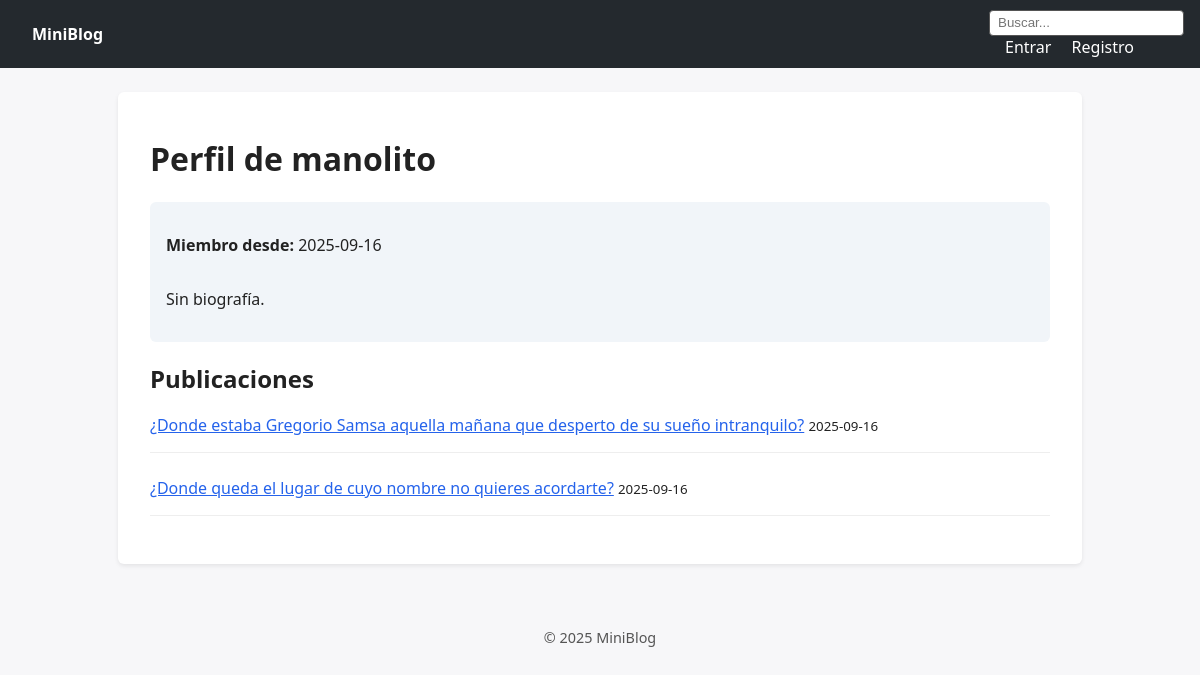
The page /u/manolito on the database its author committed.
### main.py (models this page shows, shortened)
class User(db.Model):
	id = db.Column(db.Integer, primary_key=True)
	username = db.Column(db.String(50), unique=True, nullable=False)
	email = db.Column(db.String(120), unique=True, nullable=False)
	password_hash = db.Column(db.String(255), nullable=False)
	created_at = db.Column(db.DateTime, default=datetime.utcnow)
	bio = db.Column(db.Text, default="")
	posts = db.relationship("Post", backref="author", lazy=True, cascade="all, delete-orphan")
	comments = db.relationship("Comment", backref="author", lazy=True, cascade="all, delete-orphan")

class Post(db.Model):
	id = db.Column(db.Integer, primary_key=True)
	title = db.Column(db.String(150), nullable=False)
	content = db.Column(db.Text, nullable=False)
	created_at = db.Column(db.DateTime, default=datetime.utcnow, index=True)
	updated_at = db.Column(db.DateTime, default=datetime.utcnow, onupdate=datetime.utcnow)
	user_id = db.Column(db.Integer, db.ForeignKey("user.id"), nullable=False, index=True)
	comments = db.relationship("Comment", backref="post", lazy=True, cascade="all, delete-orphan")

### main.py (the view, shortened to what this page needs)
@app.route("/u/<username>", methods=["GET", "POST"])
def profile(username: str):
	user = User.query.filter_by(username=username).first_or_404()
	posts = Post.query.filter_by(author=user).order_by(Post.created_at.desc()).all()
	return render_template("profile.html", profile_user=user, posts=posts, user=current_user())

### main.py (called while the page is built)
def current_user() -> Optional[User]:
	uid = session.get("user_id")
	if uid is None:
		return None
	return User.query.get(uid)

@app.context_processor
def inject_globals():
	return {"current_user": current_user(), "now": datetime.utcnow()}

### templates/profile.html (shortened to what this page needs)
{% extends 'layout.html' %}
{% block content %}
<h1>Perfil de {{ profile_user.username }}</h1>
<div class="profile-box">
  <p><strong>Miembro desde:</strong> {{ profile_user.created_at.strftime('%Y-%m-%d') }}</p>
  <form method="post" class="form">
    {% if current_user and current_user.id == profile_user.id %}
      <label>Biografía
        <textarea name="bio" rows="4">{{ profile_user.bio }}</textarea>
      </label>
      <button type="submit">Guardar</button>
    {% else %}
      <p>{{ profile_user.bio or 'Sin biografía.' }}</p>
    {% endif %}
  </form>
</div>
<h2>Publicaciones</h2>
<ul class="post-list">
  {% for p in posts %}
    <li><a href="{{ url_for('post_detail', post_id=p.id) }}">{{ p.title }}</a> <small>{{ p.created_at.strftime('%Y-%m-%d') }}</small></li>
  {% else %}
    <li>No hay publicaciones.</li>
  {% endfor %}
</ul>
{% endblock %}

### static/style.css (style rules this page uses)
body { font-family: system-ui, Arial, sans-serif; margin:0; background:#f7f7f9; color:#222; }
.post-list { list-style:none; padding:0; }
.post-list li { margin-bottom:1.5rem; padding-bottom:1rem; border-bottom:1px solid #eee; }
.form { display:flex; flex-direction:column; gap:.75rem; max-width:650px; }
a { color:#2563eb; }
.profile-box { background:#f1f5f9; padding:1rem; border-radius:6px; margin-bottom:1rem; }

### rows shown on the page
User: username "manolito", created_at "2025-09-16", bio "Sin biografía."
Post: title "¿Donde estaba Gregorio Samsa aquella mañana que desperto de su sueño intranquilo?", created_at "2025-09-16"
Post: title "¿Donde queda el lugar de cuyo nombre no quieres acordarte?", created_at "2025-09-16"
